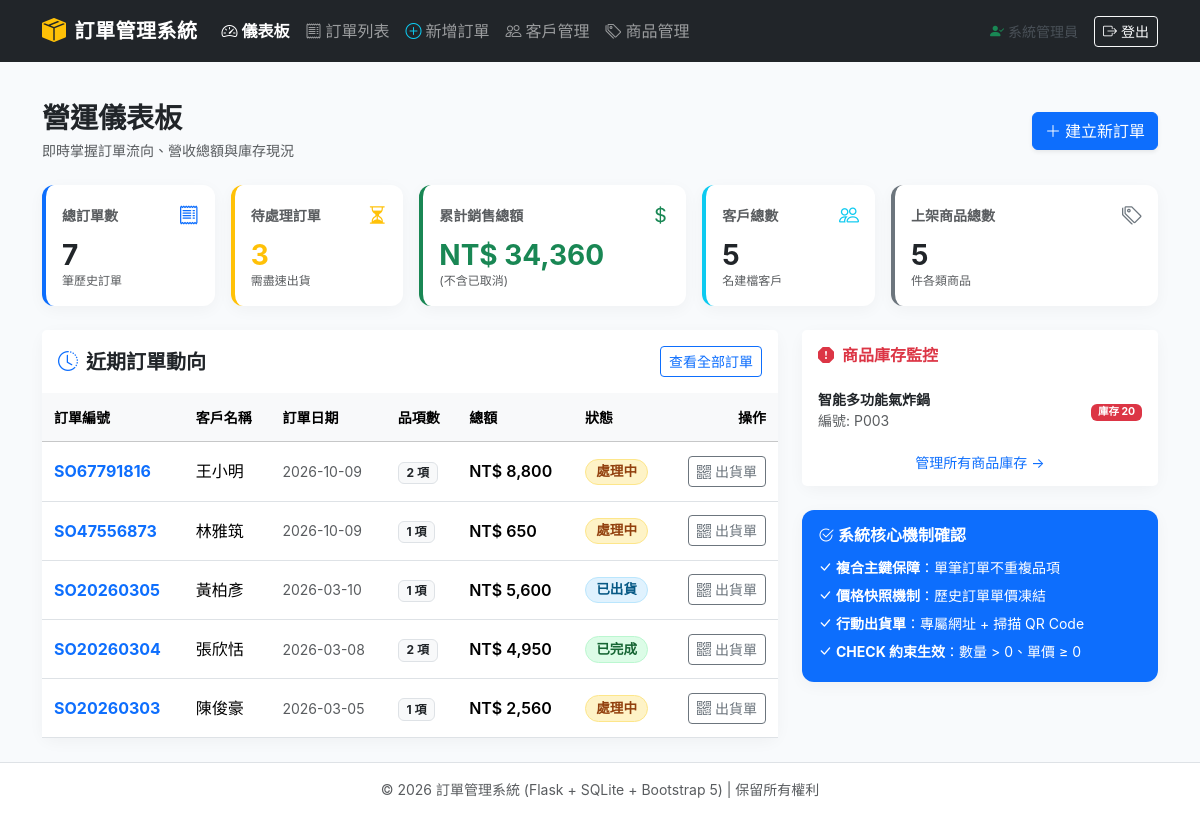
Before: /dashboard (signed in) with the older database file.
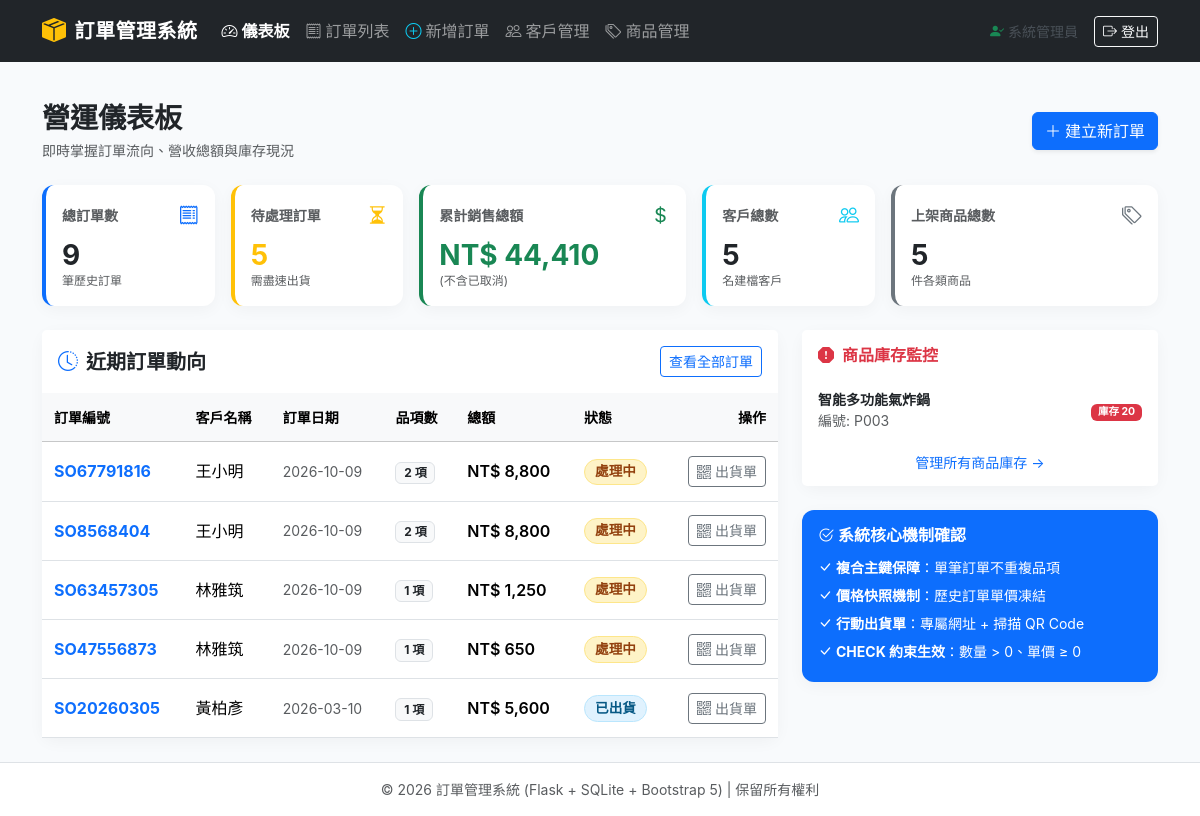
After: the same page with the newer database file.
### tables this page shows
CREATE TABLE orders (
        order_id     TEXT PRIMARY KEY CHECK (order_id GLOB 'SO[0-9]*' AND length(order_id) >= 3),
        customer_id  TEXT NOT NULL,
        order_date   TEXT NOT NULL,
        status       TEXT NOT NULL CHECK (status IN ('處理中', '已出貨', '已完成', '已取消')),
        sales_rep    TEXT,
        FOREIGN KEY (customer_id) REFERENCES customer(customer_id)
            ON UPDATE CASCADE ON DELETE RESTRICT
    );

CREATE TABLE product (
        product_id  TEXT PRIMARY KEY,
        name        TEXT NOT NULL,
        unit_price  REAL NOT NULL CHECK (unit_price >= 0),
        stock       INTEGER NOT NULL CHECK (typeof(stock) = 'integer' AND stock >= 0),
        category    TEXT
    );

### app.py (the view)
@app.route("/dashboard")
@admin_required
def dashboard():
    conn = get_db()
    cursor = conn.cursor()
    cursor.execute("SELECT COUNT(*) FROM customer;")
    customer_count = cursor.fetchone()[0]
    cursor.execute("SELECT COUNT(*) FROM product;")
    product_count = cursor.fetchone()[0]
    cursor.execute("SELECT COUNT(*) FROM orders;")
    order_count = cursor.fetchone()[0]
    cursor.execute("SELECT COUNT(*) FROM orders WHERE status = ?;", (STATUS_PENDING,))
    pending_count = cursor.fetchone()[0]
    cursor.execute("""
    SELECT COALESCE(SUM(quantity * unit_price), 0)
    FROM order_item oi
    JOIN orders o ON oi.order_id = o.order_id
    WHERE o.status != ?;
    """, (STATUS_CANCELLED,))
    total_sales = cursor.fetchone()[0]
    cursor.execute("""
    SELECT o.order_id, c.name AS customer_name, o.order_date, o.status, o.sales_rep,
           COALESCE(SUM(oi.quantity * oi.unit_price), 0) AS total_amount,
           COUNT(oi.product_id) AS item_count
    FROM orders o
    JOIN customer c ON o.customer_id = c.customer_id
    LEFT JOIN order_item oi ON o.order_id = oi.order_id
    GROUP BY o.order_id
    ORDER BY o.order_date DESC
    LIMIT ?;
    """, (5,))
    recent_orders = cursor.fetchall()
    cursor.execute("""
    SELECT product_id, name, unit_price, stock, category
    FROM product
    WHERE stock < ?
    ORDER BY stock ASC;
    """, (30,))
    low_stock_products = cursor.fetchall()
    conn.close()
    return render_template(
        "dashboard.html",
        customer_count=customer_count,
        product_count=product_count,
        order_count=order_count,
        pending_count=pending_count,
        total_sales=total_sales,
        recent_orders=recent_orders,
        low_stock_products=low_stock_products,
    )

### app.py (called while the page is built)
def get_db():
    conn = sqlite3.connect(DB_PATH)
    conn.row_factory = sqlite3.Row
    conn.execute("PRAGMA foreign_keys = ON;")
    return conn

def admin_required(view):
    @functools.wraps(view)
    def wrapped_view(**kwargs):
        if not session.get("logged_in"):
            flash("請先登入管理員帳號以存取後台管理功能。", "warning")
            return redirect(url_for("login", next=request.path))
        if session.get("role") != "admin":
            flash("權限不足：您目前的身份非系統管理員，無法進入後台！", "danger")
            return redirect(url_for("login"))
        return view(**kwargs)
    return wrapped_view

### templates/dashboard.html (shortened to what the changed rows need)
{% extends "base.html" %}
{% block content %}
<div class="row g-3 mb-4">
    <div class="col-6 col-md-4 col-xl-2">
        <div class="card p-3 h-100 border-start border-4 border-primary">
            <div class="d-flex justify-content-between align-items-center mb-2">
                <span class="text-muted small fw-semibold">總訂單數</span>
                <i class="bi bi-receipt text-primary fs-5"></i>
            </div>
            <h3 class="fw-bold mb-0 text-dark">{{ order_count }}</h3>
            <span class="text-muted extra-small" style="font-size: 0.75rem;">筆歷史訂單</span>
        </div>
    </div>
    <div class="col-6 col-md-4 col-xl-2">
        <div class="card p-3 h-100 border-start border-4 border-warning">
            <div class="d-flex justify-content-between align-items-center mb-2">
                <span class="text-muted small fw-semibold">待處理訂單</span>
                <i class="bi bi-hourglass-split text-warning fs-5"></i>
            </div>
            <h3 class="fw-bold mb-0 text-warning">{{ pending_count }}</h3>
            <span class="text-muted extra-small" style="font-size: 0.75rem;">需盡速出貨</span>
        </div>
    </div>
    <div class="col-6 col-md-4 col-xl-3">
        <div class="card p-3 h-100 border-start border-4 border-success">
            <div class="d-flex justify-content-between align-items-center mb-2">
                <span class="text-muted small fw-semibold">累計銷售總額</span>
                <i class="bi bi-currency-dollar text-success fs-5"></i>
            </div>
            <h3 class="fw-bold mb-0 text-success">NT$ {{ "{:,.0f}".format(total_sales) }}</h3>
            <span class="text-muted extra-small" style="font-size: 0.75rem;">(不含已取消)</span>
        </div>
    </div>
</div>
<div class="row g-4">
    <div class="col-12 col-lg-8">
        <div class="card h-100">
            <div class="table-responsive">
                <table class="table table-hover align-middle mb-0">
                    <thead class="table-light small text-muted">
                        <tr>
                            <th>訂單編號</th>
                            <th>客戶名稱</th>
                            <th>訂單日期</th>
                            <th>品項數</th>
                            <th>總額</th>
                            <th>狀態</th>
                            <th class="text-end">操作</th>
                        </tr>
                    </thead>
                    <tbody>
                        {% for o in recent_orders %}
                        <tr>
                            <td class="fw-bold text-primary">{{ o.order_id }}</td>
                            <td>{{ o.customer_name }}</td>
                            <td class="small text-muted">{{ o.order_date[:10] }}</td>
                            <td><span class="badge bg-light text-dark border">{{ o.item_count }} 項</span></td>
                            <td class="fw-semibold">NT$ {{ "{:,.0f}".format(o.total_amount) }}</td>
                            <td>
                                <span class="badge badge-status badge-status-{{ o.status }}">{{ o.status }}</span>
                            </td>
                            <td class="text-end">
                                <a href="{{ url_for('order_detail', order_id=o.order_id) }}" class="btn btn-sm btn-outline-secondary" title="檢視出貨單">
                                    <i class="bi bi-qr-code me-1"></i>出貨單
                                </a>
                            </td>
                        </tr>
                        {% else %}
                        <tr>
                            <td colspan="7" class="text-center text-muted py-4">目前尚無訂單紀錄</td>
                        </tr>
                        {% endfor %}
                    </tbody>
                </table>
            </div>
        </div>
    </div>
    <div class="col-12 col-lg-4">
        <div class="card mb-4">
            <div class="card-body p-0">
                <ul class="list-group list-group-flush small">
                    {% for p in low_stock_products %}
                    <li class="list-group-item d-flex justify-content-between align-items-center py-2 px-3">
                        <div>
                            <span class="fw-semibold">{{ p.name }}</span><br>
                            <span class="text-muted extra-small">編號: {{ p.product_id }}</span>
                        </div>
                        <div class="text-end">
                            <span class="badge {% if p.stock <= 20 %}bg-danger{% else %}bg-warning text-dark{% endif %}">
                                庫存 {{ p.stock }}
                            </span>
                        </div>
                    </li>
                    {% else %}
                    <li class="list-group-item text-center text-muted py-3">所有商品庫存充裕</li>
                    {% endfor %}
                </ul>
            </div>
        </div>
    </div>
</div>
{% endblock %}

Changed rows visible on the page:
no longer on this page (row unchanged): orders: order_id "SO20260304", customer_name "張欣恬", order_date "2026-03-08", item_count "2", total_amount "4,950", status "已完成"
no longer on this page (row unchanged): orders: order_id "SO20260303", customer_name "陳俊豪", order_date "2026-03-05", item_count "1", total_amount "2,560", status "處理中"
added orders: order_id "SO8568404", customer_name "王小明", order_date "2026-10-09", item_count "2", total_amount "8,800", status "處理中"
added orders: order_id "SO63457305", customer_name "林雅筑", order_date "2026-10-09", item_count "1", total_amount "1,250", status "處理中"
Other visible differences:
{{ order_count }}: "7" → "9"
{{ pending_count }}: "3" → "5"
{{ "{:,.0f}".format(total_sales) }}: "34,360" → "44,410"
